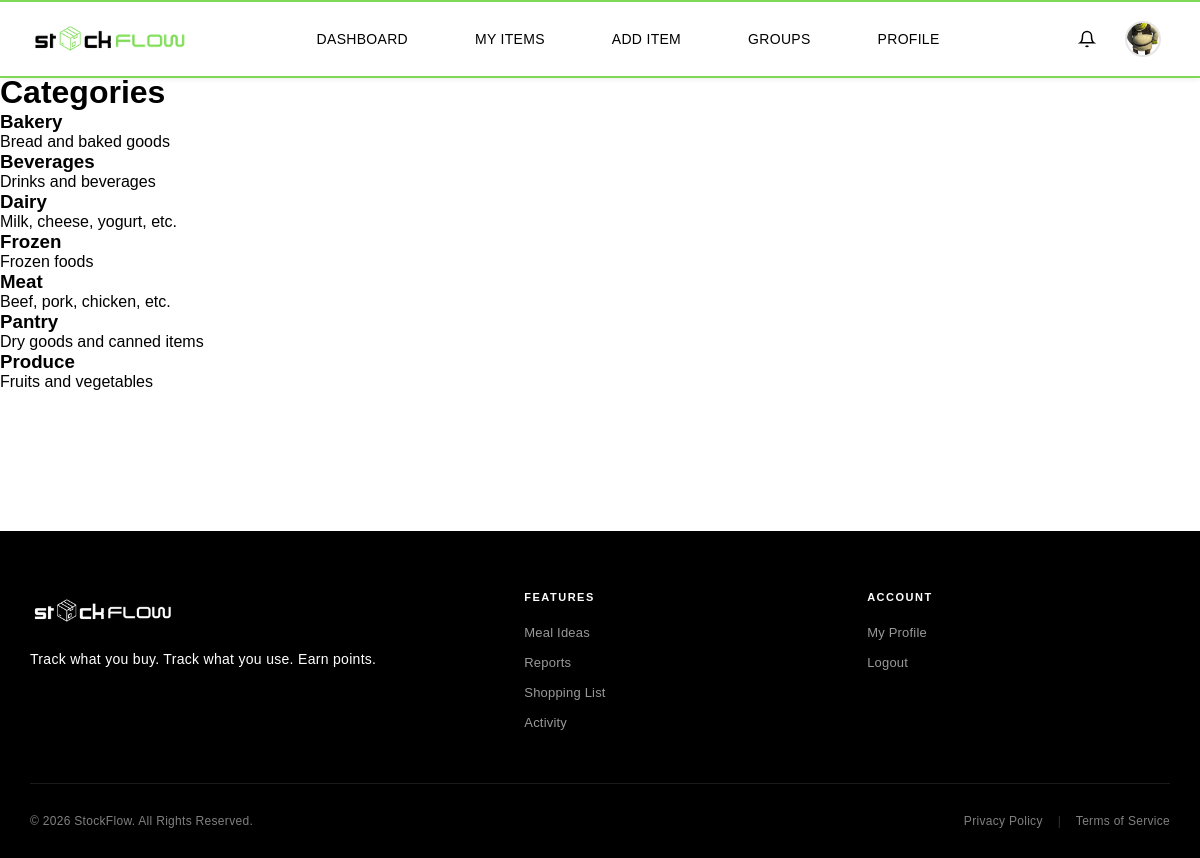
Screenshot of /user/categories.php (signed in) with the database file from the repository.
### tables this page shows
CREATE TABLE `users` (
  `user_id` int(11) NOT NULL,
  `full_name` varchar(255) NOT NULL,
  `email` varchar(255) NOT NULL,
  `password` varchar(1000) NOT NULL,
  `img_name` varchar(255) DEFAULT NULL,
  `is_active` tinyint(1) DEFAULT 1,
  `last_login` timestamp NULL DEFAULT NULL,
  `role` enum('customer','grocery_admin') DEFAULT 'customer',
  `store_id` int(11) DEFAULT NULL,
  `created_at` timestamp NOT NULL DEFAULT current_timestamp(),
  `updated_at` timestamp NOT NULL DEFAULT current_timestamp() ON UPDATE current_timestamp()
);

CREATE TABLE `categories` (
  `category_id` int(11) NOT NULL,
  `category_name` varchar(100) NOT NULL,
  `description` text DEFAULT NULL,
  `created_at` timestamp NOT NULL DEFAULT current_timestamp()
);

### includes/config.php (called while the page is built, shortened)
<?php
$baseUrl = '/StockFlow';
function isLoggedIn() {
    return isset($_SESSION['user_id']);
}
function getCurrentUserRole() {
    return $_SESSION['role'] ?? null;
}
?>

### user/categories.php (the view, shortened to what this page needs)
<?php
require_once __DIR__ . '/../includes/config.php';
$conn = getDBConnection();
$categories_stmt = $conn->prepare("SELECT * FROM categories ORDER BY category_name");
$categories_stmt->execute();
$categories = $categories_stmt->get_result();
require_once __DIR__ . '/../includes/header.php';
?>
<main class="categories-page">
    <div class="page-container">
        <h1>Categories</h1>
        <div class="categories-grid">
            <?php while ($category = $categories->fetch_assoc()): ?>
                <div class="category-card">
                    <h3><?= htmlspecialchars($category['category_name']) ?></h3>
                    <p><?= htmlspecialchars($category['description']) ?></p>
                </div>
            <?php endwhile; ?>
        </div>
    </div>
</main>
<?php require_once __DIR__ . '/../includes/footer.php'; ?>

### includes/header.php (shortened to what this page needs)
<!DOCTYPE html>
<html lang="en">
<head>
    <link rel="stylesheet" href="<?php echo htmlspecialchars($baseUrl); ?>/css/style.css">
    <link rel="stylesheet" href="<?php echo htmlspecialchars($baseUrl); ?>/includes/style/components/header-extras.css">
</head>
<body>
<?php if (isLoggedIn()):
    $header_user_id = (int) $_SESSION['user_id'];
    $header_stmt = $conn->prepare("SELECT full_name, img_name, role FROM users WHERE user_id = ?");
    $header_stmt->bind_param("i", $header_user_id);
    $header_stmt->execute();
    $header_result = $header_stmt->get_result();
    $header_user = $header_result->fetch_assoc();
    $profile_pic = htmlspecialchars($baseUrl) . '/images/profile_pictures/' . htmlspecialchars($header_user['img_name']);
    $current_role = getCurrentUserRole();
?>
<header class="header-container">
    <div class="header-main">
        <a href="<?php echo htmlspecialchars($baseUrl); ?>/index.php" class="logo">
            <img src="<?php echo htmlspecialchars($baseUrl); ?>/assets/logo/logo1.png" alt="StockFlow" class="logo-img">
        </a>
        <nav class="nav-container" id="mobile-nav">
            <ul class="main-nav">
                <?php if ($current_role === 'grocery_admin'): ?>
                    <li><a href="<?php echo htmlspecialchars($baseUrl); ?>/grocery/grocery_dashboard.php" class="nav-link">Dashboard</a></li>
                    <li><a href="<?php echo htmlspecialchars($baseUrl); ?>/grocery/items/grocery_items.php" class="nav-link">Inventory</a></li>
                    <li><a href="<?php echo htmlspecialchars($baseUrl); ?>/grocery/purchase_orders/index.php" class="nav-link">Purchase Orders</a></li>
                    <li><a href="<?php echo htmlspecialchars($baseUrl); ?>/grocery/product_catalog/view_product_catalog.php" class="nav-link">Product Catalog</a></li>
                    <li><a href="<?php echo htmlspecialchars($baseUrl); ?>/grocery/suppliers/view_suppliers.php" class="nav-link">Suppliers</a></li>
                <?php else: ?>
                    <li><a href="<?php echo htmlspecialchars($baseUrl); ?>/user/dashboard.php" class="nav-link">Dashboard</a></li>
                    <li><a href="<?php echo htmlspecialchars($baseUrl); ?>/user/customer/item/my_items.php" class="nav-link">My Items</a></li>
                    <li><a href="<?php echo htmlspecialchars($baseUrl); ?>/user/customer/item/add_item.php" class="nav-link">Add Item</a></li>
                    <li><a href="<?php echo htmlspecialchars($baseUrl); ?>/user/customer/groups/my_groups.php" class="nav-link">Groups</a></li>
                    <li><a href="<?php echo htmlspecialchars($baseUrl); ?>/user/profile/profile.php" class="nav-link">Profile</a></li>
                <?php endif; ?>
            </ul>
        </nav>
        <div class="header-right-actions">
            <?php include __DIR__ . '/notification_bell.php'; ?>
            <div class="account-dropdown-wrapper">
                <button class="icon-btn account-dropdown-btn" aria-label="Account" type="button">
                    <img src="<?php echo $profile_pic; ?>"
                         alt="Profile"
                         class="account-profile-img"
                         onerror="this.src='<?php echo htmlspecialchars($baseUrl); ?>/user/images/profile_pictures/nopfp.jpg';">
                </button>
            </div>
        </div>
    </div>
</header>
<?php endif; ?>
</body>
</html>

### css/style.css (style rules this page uses)
:root { --primary: #1a1a1a; --secondary: #666666; --border: #e5e5e5; --bg: #ffffff; --hover: #f5f5f5; }
* { margin: 0; padding: 0; box-sizing: border-box; }
html { min-height: 100vh; overflow-x: hidden; }
body { font-family: 'Montserrat', sans-serif; background-color: #fff; min-height: 100vh; display: flex; flex-direction: column; margin: 0; position: relative; overflow-x: hidden; padding-top: 74px; }
main { width: 100%; position: relative; z-index: 1; padding-bottom: 60px; }
.header-container { background: #fff; position: fixed; top: 0; left: 0; right: 0; width: 100%; z-index: 1000; box-shadow: 0 1px 6px rgba(0,0,0,0.08); font-family: 'Montserrat', sans-serif; border-bottom: 2px solid #7ed957; border-top: 2px solid #7ed957; }
.header-container a { text-decoration: none; color: inherit; }
.header-main { max-width: 1300px; margin: 0 auto; padding: 15px 30px !important; display: flex; align-items: center; justify-content: space-between; font-family: 'Montserrat', sans-serif; }
.logo { display: flex; align-items: center; height: 44px; }
.logo-img { height: 44px; transition: transform 0.25s ease; display: block; }
.nav-container { display: flex; align-items: center; flex: 1; justify-content: center; height: 44px; }
.main-nav { list-style: none; display: flex; gap: 35px; align-items: center; height: 100%; margin: 0; padding: 0; }
.main-nav li { display: flex; align-items: center; height: 100%; }
.nav-link { text-decoration: none; color: #000; font-weight: 500; font-size: 14px; letter-spacing: 0.3px; padding: 8px 16px; text-transform: uppercase; position: relative; transition: color 0.3s ease; }
.nav-link::after { content: ''; position: absolute; bottom: -4px; left: 50%; width: 100%; height: 2px; background-color: #000; transform: translateX(-50%) scaleX(0); transition: transform 0.3s ease; }
.main-nav .nav-link, .dropdown-menu a { text-decoration: none; }
.icon-btn { background: none; border: none; cursor: pointer; color: #000; margin: 0 5px; padding: 6px; transition: transform 0.2s ease, color 0.2s ease; }
.account-dropdown-wrapper { position: relative; }
.account-profile-img { width: 32px; height: 32px; border-radius: 50%; object-fit: cover; cursor: pointer; transition: transform 0.2s ease; }

### includes/style/components/header-extras.css (style rules this page uses)
.header-right-actions { display: flex; align-items: center; gap: 8px; margin-left: auto; }
.account-dropdown-wrapper { position: relative; }
.account-dropdown-btn { position: relative; overflow: hidden; background: none; border: none; padding: 4px; cursor: pointer; display: flex; align-items: center; justify-content: center; }
.account-profile-img { width: 36px; height: 36px; border-radius: 50%; object-fit: cover; border: 2px solid rgba(0, 0, 0, 0.1); transition: all 0.3s ease; }

### rows the page displays
users: img_name (picture)
categories: category_name "Bakery", description "Bread and baked goods"
categories: category_name "Beverages", description "Drinks and beverages"
categories: category_name "Dairy", description "Milk, cheese, yogurt, etc."
categories: category_name "Frozen", description "Frozen foods"
categories: category_name "Meat", description "Beef, pork, chicken, etc."
categories: category_name "Pantry", description "Dry goods and canned items"
categories: category_name "Produce", description "Fruits and vegetables"
